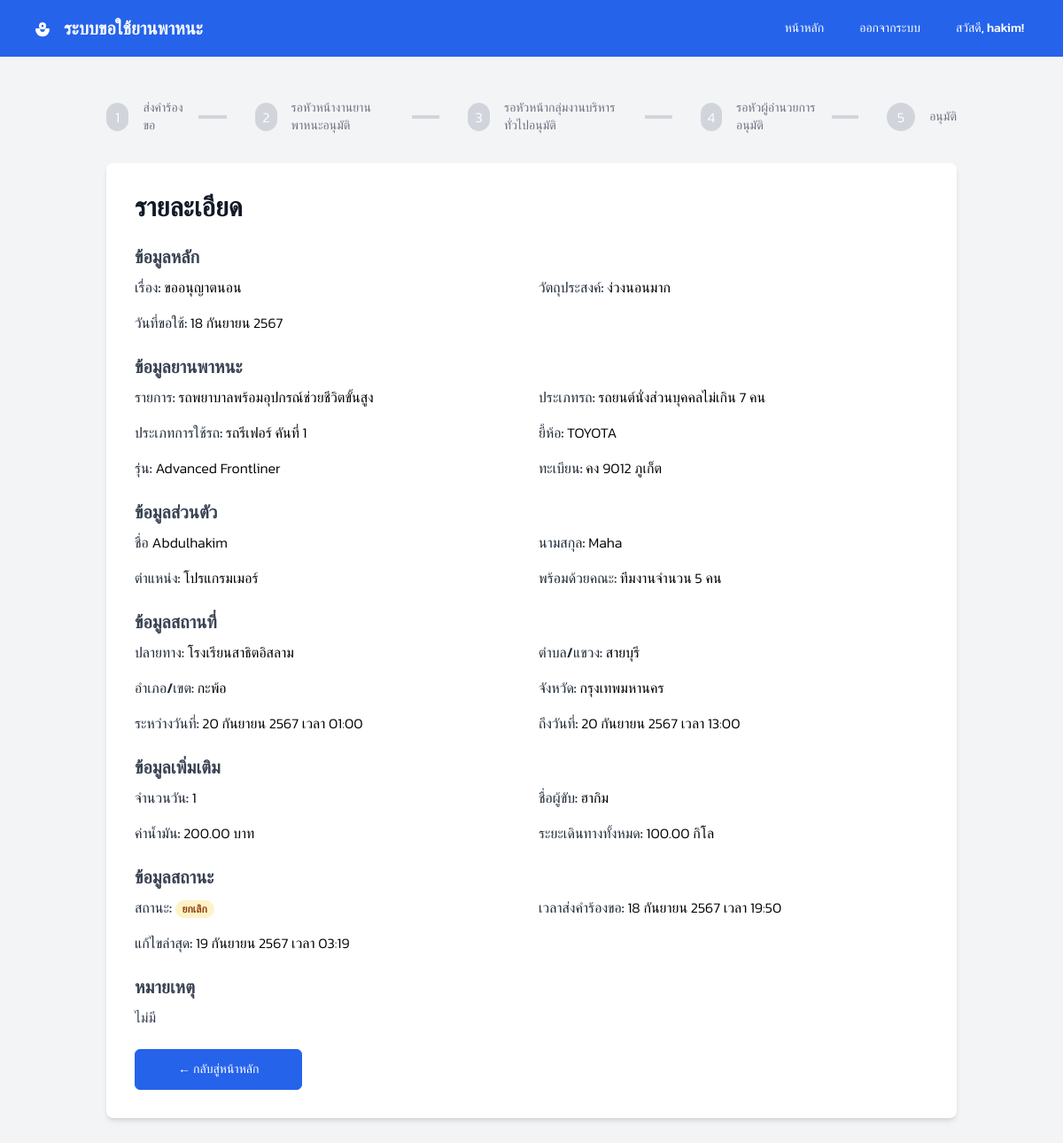
The page /view_request.php?id=6 (signed in) on the database its author committed.
### tables this page shows
CREATE TABLE `carrequests` (
  `id` int(11) NOT NULL,
  `title` varchar(255) NOT NULL,
  `first_name` varchar(255) NOT NULL,
  `last_name` varchar(255) NOT NULL,
  `position` varchar(255) NOT NULL,
  `user_id` int(11) NOT NULL,
  `car_id` int(11) DEFAULT NULL,
  `purpose` text NOT NULL,
  `request_date` date NOT NULL,
  `destination` text DEFAULT NULL,
  `subdistrict` varchar(255) DEFAULT NULL,
  `district` varchar(255) DEFAULT NULL,
  `province` varchar(255) DEFAULT NULL,
  `departure_time` timestamp NULL DEFAULT NULL,
  `return_time` timestamp NULL DEFAULT NULL,
  `manday` int(11) DEFAULT NULL,
  `driver_name` varchar(255) DEFAULT NULL,
  `oil_expense` decimal(5,2) DEFAULT NULL,
  `total_distance` decimal(6,2) DEFAULT NULL,
  `remarks` text DEFAULT NULL,
  `status_id` int(11) DEFAULT NULL,
  `created_at` timestamp NOT NULL DEFAULT current_timestamp(),
  `updated_at` timestamp NOT NULL DEFAULT current_timestamp() ON UPDATE current_timestamp(),
  `company` varchar(255) DEFAULT NULL
);

CREATE TABLE `requeststatus` (
  `id` int(11) NOT NULL,
  `name` varchar(50) NOT NULL,
  `description` text DEFAULT NULL,
  `created_at` timestamp NOT NULL DEFAULT current_timestamp(),
  `updated_at` timestamp NOT NULL DEFAULT current_timestamp() ON UPDATE current_timestamp()
);

### view_request.php (the view, shortened to what this page needs)
<?php
require_once 'config/connect.php';
$request_id = (int) $_GET['id'];
try {
    $stmt = $conn->prepare("
        SELECT
            cr.id,
            cr.title,
            cr.first_name,
            cr.last_name,
            cr.position,
            cr.user_id,
            cr.car_id,
            cr.purpose,
            cr.request_date,
            cr.destination,
            cr.subdistrict,
            cr.district,
            cr.province,
            cr.departure_time,
            cr.return_time,
            cr.manday,
            cr.driver_name,
            cr.oil_expense,
            cr.total_distance,
            cr.remarks,
            rs.name AS status_name,
            cr.created_at,
            cr.updated_at,
			cr.company
        FROM
            carrequests cr
        INNER JOIN
            requeststatus rs ON cr.status_id = rs.id
        WHERE
            cr.id = :request_id AND cr.user_id = :user_id
        LIMIT 1
    ");
    $stmt->execute([
        'request_id' => $request_id,
        'user_id' => $_SESSION['user_id']
    ]);
    $request = $stmt->fetch(PDO::FETCH_ASSOC);
	if ($request['car_id'] === NULL) {
		$request['category'] = NUll;
		$request['usage_type'] = NUll;
		$request['registration_type'] = NUll;
		$request['make'] = NUll;
		$request['model'] = NUll;
		$request['license_plate'] = NUll;
	} else {
		 $stmt = $conn->prepare("
			SELECT
				*
			FROM
				cardetails_view
			WHERE
				id = :car_id
			LIMIT 1
    	");
    	$stmt->execute(['car_id' => $request['car_id']]);
   	 	$request_view = $stmt->fetch(PDO::FETCH_ASSOC);
		$request['category'] = $request_view['category'];
		$request['usage_type'] = $request_view['usage_type'];
		$request['registration_type'] = $request_view['registration_type'];
		$request['make'] = $request_view['make'];
		$request['model'] = $request_view['model'];
		$request['license_plate'] = $request_view['license_plate'];
	}
} catch (PDOException $e) {
    error_log("Database error while fetching car request: " . $e->getMessage());
    header("Location: index.php?error=" . urlencode("Database error. Please try again later."));
    exit();
}
$stages = ['Requested', 'Head Assigned', 'Supervisor Approved', 'Director Approved', 'Approved'];
$current_stage_index = array_search($request['status_name'], $stages);
if ($current_stage_index === false) {
    $current_stage_index = -1;
}
function parseDate($org_date, $is_time = false) {
    $thai_months = [
        1 => 'มกราคม', 'กุมภาพันธ์', 'มีนาคม', 'เมษายน', 'พฤษภาคม', 'มิถุนายน',
        'กรกฎาคม', 'สิงหาคม', 'กันยายน', 'ตุลาคม', 'พฤศจิกายน', 'ธันวาคม'
    ];
    $date = new DateTime($org_date);
    $day = $date->format('j');
    $month = (int)$date->format('n');
    $year = $date->format('Y');
    $year_be = $year + 543;
    $formatted_date = "{$day} {$thai_months[$month]} {$year_be}";
    if ($is_time) {
        $time = $date->format('H:i');
        $formatted_date .= " เวลา {$time}";
    }
    return $formatted_date;
}
?>
<!DOCTYPE html>
<html lang="en">
<head>
	<?php include "includes/font.php"; ?>
	<script src="https://cdn.tailwindcss.com?plugins=forms"></script>
</head>
<body class="bg-gray-100">
	<?php include "includes/nav.php"; ?>
	<section class="py-12">
		<div class="max-w-5xl mx-auto px-4 sm:px-6 lg:px-8">
			<nav aria-label="Breadcrumb" class="mb-8">
				<ol class="flex space-x-4">
					<?php foreach ($stages as $index => $stage): ?>
					<?php
                            if ($index < $current_stage_index) {
                                $state = 'completed';
                            } elseif ($index === $current_stage_index) {
                                $state = 'current';
                            } else {
                                $state = 'upcoming';
                            }
                            if ($state === 'completed') {
                                $circleColor = 'bg-green-500';
                                $textColor = 'text-gray-700';
                                $connectorColor = 'bg-green-500';
                            } elseif ($state === 'current') {
                                $circleColor = 'bg-blue-500';
                                $textColor = 'text-blue-700';
                                $connectorColor = 'bg-gray-300';
                            } else {
                                $circleColor = 'bg-gray-300';
                                $textColor = 'text-gray-500';
                                $connectorColor = 'bg-gray-300';
                            }
                        ?>
					<li class="flex items-center">
						<span
							class="flex items-center justify-center w-8 h-8 rounded-full <?php echo $circleColor; ?> text-white">
							<?php echo $index + 1; ?>
						</span>
						<span class="ml-4 text-sm font-medium <?php echo $textColor; ?>">
							<?php
								switch ($stage) {
									case "Requested":
										echo "ส่งคำร้องขอ";
										break;
									case "Head Assigned":
										echo "รอหัวหน้างานยานพาหนะอนุมัติ";
										break;
									case "Supervisor Approved":
										echo "รอหัวหน้ากลุ่มงานบริหารทั่วไปอนุมัติ";
										break;
									case "Director Approved":
										echo "รอหัวผู้อำนวยการอนุมัติ";
										break;
									case "Approved":
										echo "อนุมัติ";
										break;
								}
							?>
						</span>
						<?php if ($index < count($stages) - 1): ?>
						<span class="mx-4 h-1 w-10 <?php echo $connectorColor; ?>"></span>
						<?php endif; ?>
					</li>
					<?php endforeach; ?>
				</ol>
			</nav>
			<div class="bg-white shadow-md rounded-lg p-8">
				<h2 class="text-3xl font-extrabold text-gray-900 mb-6">รายละเอียด</h2>
				<div class="space-y-6">
					<div>
						<h3 class="text-xl font-semibold text-gray-700 mb-2">ข้อมูลหลัก</h3>
						<div class="grid grid-cols-1 md:grid-cols-2 gap-4">
							<div>
								<span class="font-medium text-gray-800">เรื่อง:</span>
								<?php echo htmlspecialchars($request['title']); ?>
							</div>
							<div>
								<span class="font-medium text-gray-800">วัตถุประสงค์:</span>
								<?php echo nl2br(htmlspecialchars($request['purpose'])); ?>
							</div>
							<div>
								<span class="font-medium text-gray-800">วันที่ขอใช้:</span>
								<?php echo parseDate($request['request_date']) ?>
							</div>
						</div>
					</div>
					<div>
						<h3 class="text-xl font-semibold text-gray-700 mb-2">ข้อมูลยานพาหนะ</h3>
						<div class="grid grid-cols-1 md:grid-cols-2 gap-4">
							<div>
								<span class="font-medium text-gray-800">รายการ:</span>
								<?php echo ($request['category']) ? $request['category'] : '-' ?>
							</div>
							<div>
								<span class="font-medium text-gray-800">ประเภทรถ:</span>
								<?php echo ($request['registration_type']) ? $request['registration_type'] : '-' ?>
							</div>
							<div>
								<span class="font-medium text-gray-800">ประเภทการใช้รถ:</span>
								<?php echo ($request['usage_type']) ? $request['usage_type'] : '-' ?>
							</div>
							<div>
								<span class="font-medium text-gray-800">ยี้ห้อ:</span>
								<?php echo ($request['make']) ? $request['make'] : '-' ?>
							</div>
							<div>
								<span class="font-medium text-gray-800">รุ่น:</span>
								<?php echo ($request['model']) ? $request['model'] : '-' ?>
							</div>
							<div>
								<span class="font-medium text-gray-800">ทะเบียน:</span>
								<?php echo ($request['license_plate']) ? $request['license_plate'] : '-' ?>
							</div>
						</div>
					</div>
					<div>
						<h3 class="text-xl font-semibold text-gray-700 mb-2">ข้อมูลส่วนตัว</h3>
						<div class="grid grid-cols-1 md:grid-cols-2 gap-4">
							<div>
								<span class="font-medium text-gray-800">ชื่อ</span>
								<?php echo htmlspecialchars($request['first_name']); ?>
							</div>
							<div>
								<span class="font-medium text-gray-800">นามสกุล:</span>
								<?php echo htmlspecialchars($request['last_name']); ?>
							</div>
							<div>
								<span class="font-medium text-gray-800">ตำแหน่ง:</span>
								<?php echo htmlspecialchars($request['position']); ?>
							</div>
							<div>
								<span class="font-medium text-gray-800">พร้อมด้วยคณะ: </span>
								<?php echo htmlspecialchars($request['company']); ?>
							</div>
						</div>
					</div>
					<div>
						<h3 class="text-xl font-semibold text-gray-700 mb-2">ข้อมูลสถานที่</h3>
						<div class="grid grid-cols-1 md:grid-cols-2 gap-4">
							<div>
								<span class="font-medium text-gray-800">ปลายทาง:</span>
								<?php echo htmlspecialchars($request['destination'] ?? 'N/A'); ?>
							</div>
							<div>
								<span class="font-medium text-gray-800">ตำบล/แขวง:</span>
								<?php echo htmlspecialchars($request['subdistrict'] ?? 'N/A'); ?>
							</div>
							<div>
								<span class="font-medium text-gray-800">อำเภอ/เขต:</span>
								<?php echo htmlspecialchars($request['district'] ?? 'N/A'); ?>
							</div>
							<div>
								<span class="font-medium text-gray-800">จังหวัด:</span>
								<?php echo htmlspecialchars($request['province'] ?? 'N/A'); ?>
							</div>
							<div>
								<span class="font-medium text-gray-800">ระหว่างวันที่:</span>
								<?php
                                    echo ($request['departure_time']) ? parseDate($request['departure_time'], true) : 'N/A';
                                ?>
							</div>
							<div>
								<span class="font-medium text-gray-800">ถึงวันที่:</span>
								<?php
                                    echo ($request['return_time']) ? parseDate($request['return_time'],true) : 'N/A';
                                ?>
							</div>
						</div>
					</div>
					<div>
						<h3 class="text-xl font-semibold text-gray-700 mb-2">ข้อมูลเพิ่มเติม</h3>
						<div class="grid grid-cols-1 md:grid-cols-2 gap-4">
							<div>
								<span class="font-medium text-gray-800">จำนวนวัน:</span>
								<?php echo htmlspecialchars($request['manday'] ?? 'N/A'); ?>
							</div>
							<div>
								<span class="font-medium text-gray-800">ชื่อผู้ขับ:</span>
								<?php echo htmlspecialchars($request['driver_name'] ?? 'N/A'); ?>
							</div>
							<div>
								<span class="font-medium text-gray-800">ค่าน้ำมัน:</span>
								<?php echo ($request['oil_expense'] !== null) ?  htmlspecialchars(number_format($request['oil_expense'], 2)) . ' บาท' : 'N/A'; ?>
							</div>
							<div>
								<span class="font-medium text-gray-800">ระยะเดินทางทั้งหมด:</span>
								<?php echo ($request['total_distance'] !== null) ? htmlspecialchars(number_format($request['total_distance'], 2)) . ' กิโล' : 'N/A'; ?>
							</div>
						</div>
					</div>
					<div>
						<h3 class="text-xl font-semibold text-gray-700 mb-2">ข้อมูลสถานะ</h3>
						<div class="grid grid-cols-1 md:grid-cols-2 gap-4">
							<div>
								<span class="font-medium text-gray-800">สถานะ:</span>
								<?php
                                    switch (strtolower($request['status_name'])) {
                                        case 'cancelled':
                                            echo "<span class='px-2 inline-flex text-xs leading-5 font-semibold rounded-full bg-amber-100 text-amber-800'>ยกเลิก</span>";
                                            break;
                                    }
                                ?>
							</div>
							<div>
								<span class="font-medium text-gray-800">เวลาส่งคำร้องขอ:</span>
								<?php echo parseDate($request['created_at'],true); ?>
							</div>
							<div>
								<span class="font-medium text-gray-800">แก้ไขล่าสุด:</span>
								<?php echo parseDate($request['updated_at'],true); ?>
							</div>
						</div>
					</div>
					<div>
						<h3 class="text-xl font-semibold text-gray-700 mb-2">หมายเหตุ</h3>
						<p class="text-gray-700">
							<?php echo nl2br(htmlspecialchars($request['remarks'] ?? 'N/A')); ?>
						</p>
					</div>
				</div>
				<div class="mt-6">
					<a href="index.php"
						class="inline-block shrink-0 rounded-md border border-blue-600 bg-blue-600 px-12 py-3 text-sm font-medium text-white transition hover:bg-transparent hover:text-blue-600 focus:outline-none focus:ring active:text-blue-500">
						&larr; กลับสู่หน้าหลัก
					</a>
				</div>
			</div>
		</div>
	</section>
</body>
</html>

### rows shown on the page
carrequests: title "ขออนุญาตนอน", purpose "ง่วงนอนมาก", request_date "18 กันยายน 2567", first_name "Abdulhakim", last_name "Maha", position "โปรแกรมเมอร์", company "ทีมงานจำนวน 5 คน", destination "โรงเรียนสาธิตอิสลาม", subdistrict "สายบุรี", district "กะพ้อ", province "กรุงเทพมหานคร", departure_time "20 กันยายน 2567 เวลา 01:00", return_time "20 กันยายน 2567 เวลา 13:00", manday "1", driver_name "ฮากิม", oil_expense "200.00", total_distance "100.00", created_at "18 กันยายน 2567 เวลา 19:50", updated_at "19 กันยายน 2567 เวลา 03:19", remarks "ไม่มี"

### other values the page prints
$username "hakim"
$request['category'] "รถพยาบาลพร้อมอุปกรณ์ช่วยชีวิตขั้นสูง"
$request['registration_type'] "รถยนต์นั่งส่วนบุคคลไม่เกิน 7 คน"
$request['usage_type'] "รถรีเฟอร์ คันที่ 1"
$request['make'] "TOYOTA"
$request['model'] "Advanced Frontliner"
$request['license_plate'] "คง 9012 ภูเก็ต"
